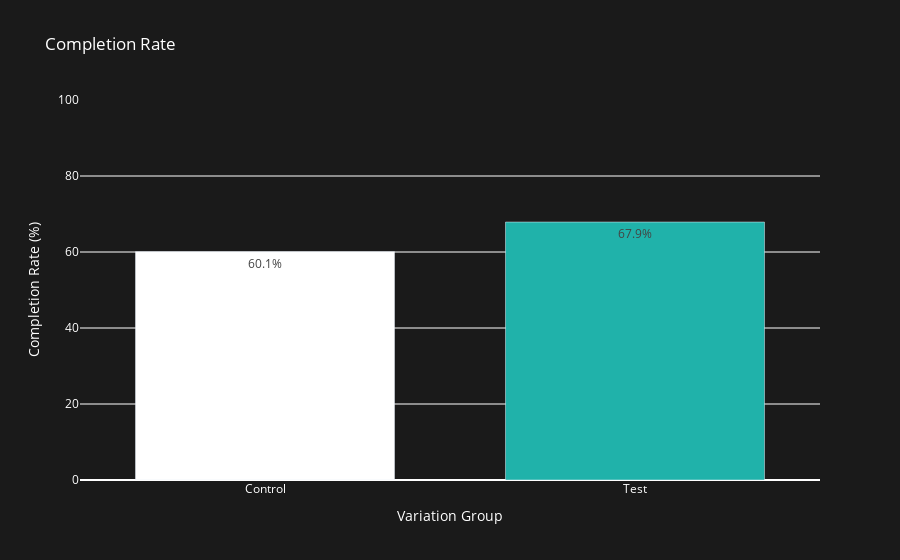

The cell this chart's notebook holds for it:
### Markdown cell above
the new design has a completion rate of 67.9%, which is an increase of 7,8% percentage points over the control group. It is a clear improvement in user flow efficiency.

### Code cell
# Completion rate data
variations = ['Control', 'Test']
completion_rates = [60.08, 67.88]

# Create bar chart
fig = go.Figure(data=[
    go.Bar(
        x=variations,
        y=completion_rates,
        text=[f'{rate:.1f}%' for rate in completion_rates],
        textposition='auto',
        marker_color=['white', 'lightseagreen']  # Custom bar colors
    )
])

# Update layout with deep gray background and white text
fig.update_layout(
    title='Completion Rate',
    xaxis_title='Variation Group',
    yaxis_title='Completion Rate (%)',
    yaxis=dict(range=[0, 100], color='white'),
    xaxis=dict(color='white'),
    plot_bgcolor='#1a1a1a',
    paper_bgcolor='#1a1a1a',
    font=dict(color='white'),
    bargap=0.3
)

fig.show()

### Figure 1 — Plotly figure (JSON) as saved in the notebook; plotly's stock layout.template omitted (floating-point values rounded to 4 significant figures)
{"data": [{"marker": {"color": ["white", "lightseagreen"]}, "text": ["60.1%", "67.9%"], "textposition": "auto", "type": "bar", "x": ["Control", "Test"], "y": [60.08, 67.88]}], "layout": {"bargap": 0.3, "font": {"color": "white"}, "paper_bgcolor": "#1a1a1a", "plot_bgcolor": "#1a1a1a", "title": {"text": "Completion Rate"}, "xaxis": {"color": "white", "title": {"text": "Variation Group"}}, "yaxis": {"color": "white", "range": [0, 100], "title": {"text": "Completion Rate (%)"}}}}
